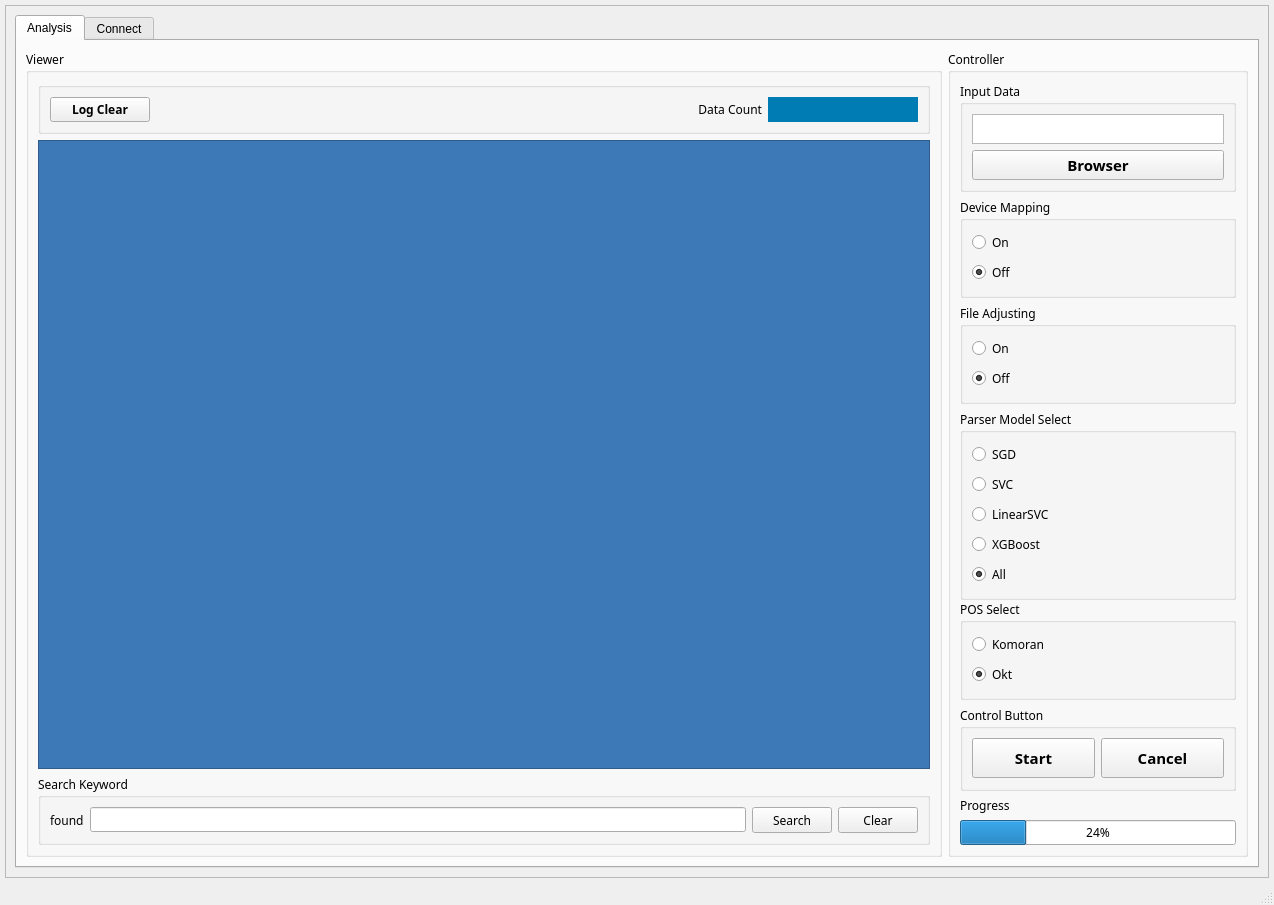
<?xml version="1.0" encoding="UTF-8"?>
<ui version="4.0">
 <class>MainWindow</class>
 <widget class="QMainWindow" name="MainWindow">
  <property name="geometry">
   <rect>
    <x>0</x>
    <y>0</y>
    <width>1274</width>
    <height>905</height>
   </rect>
  </property>
  <property name="windowTitle">
   <string>VOCParser</string>
  </property>
  <property name="windowIcon">
   <iconset>
    <normaloff>main_icon.ico</normaloff>main_icon.ico</iconset>
  </property>
  <widget class="QWidget" name="centralwidget">
   <layout class="QVBoxLayout" name="verticalLayout_9">
    <property name="leftMargin">
     <number>5</number>
    </property>
    <property name="topMargin">
     <number>5</number>
    </property>
    <property name="rightMargin">
     <number>5</number>
    </property>
    <property name="bottomMargin">
     <number>5</number>
    </property>
    <item>
     <widget class="QScrollArea" name="scrollArea">
      <property name="widgetResizable">
       <bool>true</bool>
      </property>
      <widget class="QWidget" name="scrollAreaWidgetContents_3">
       <property name="geometry">
        <rect>
         <x>0</x>
         <y>0</y>
         <width>1262</width>
         <height>852</height>
        </rect>
       </property>
       <layout class="QHBoxLayout" name="horizontalLayout">
        <item>
         <widget class="QTabWidget" name="tabWidget">
          <property name="layoutDirection">
           <enum>Qt::LeftToRight</enum>
          </property>
          <property name="tabPosition">
           <enum>QTabWidget::North</enum>
          </property>
          <property name="tabShape">
           <enum>QTabWidget::Rounded</enum>
          </property>
          <property name="currentIndex">
           <number>0</number>
          </property>
          <widget class="QWidget" name="analysis">
           <attribute name="title">
            <string>Analysis</string>
           </attribute>
           <layout class="QHBoxLayout" name="horizontalLayout_8">
            <item>
             <widget class="QGroupBox" name="groupBox_2">
              <property name="font">
               <font>
                <family>맑은 고딕</family>
               </font>
              </property>
              <property name="title">
               <string>Viewer</string>
              </property>
              <layout class="QVBoxLayout" name="verticalLayout_2">
               <item>
                <widget class="QGroupBox" name="groupBox">
                 <property name="title">
                  <string/>
                 </property>
                 <layout class="QHBoxLayout" name="horizontalLayout_4">
                  <item>
                   <widget class="QPushButton" name="pushButton_clear">
                    <property name="maximumSize">
                     <size>
                      <width>100</width>
                      <height>16777215</height>
                     </size>
                    </property>
                    <property name="font">
                     <font>
                      <pointsize>9</pointsize>
                      <weight>75</weight>
                      <bold>true</bold>
                     </font>
                    </property>
                    <property name="text">
                     <string>Log Clear</string>
                    </property>
                   </widget>
                  </item>
                  <item>
                   <widget class="QLabel" name="label_2">
                    <property name="text">
                     <string>Data Count</string>
                    </property>
                    <property name="alignment">
                     <set>Qt::AlignRight|Qt::AlignTrailing|Qt::AlignVCenter</set>
                    </property>
                   </widget>
                  </item>
                  <item>
                   <widget class="QLabel" name="label_count">
                    <property name="maximumSize">
                     <size>
                      <width>150</width>
                      <height>16777215</height>
                     </size>
                    </property>
                    <property name="styleSheet">
                     <string notr="true">background-color: rgb(0, 124, 181);
color: rgb(255, 255, 255);</string>
                    </property>
                    <property name="text">
                     <string/>
                    </property>
                    <property name="alignment">
                     <set>Qt::AlignCenter</set>
                    </property>
                   </widget>
                  </item>
                 </layout>
                </widget>
               </item>
               <item>
                <widget class="QPlainTextEdit" name="plainTextEdit_print">
                 <property name="styleSheet">
                  <string notr="true">color: rgb(255, 255, 255);
background-color: rgb(60, 121, 182);</string>
                 </property>
                 <property name="readOnly">
                  <bool>true</bool>
                 </property>
                </widget>
               </item>
               <item>
                <widget class="QGroupBox" name="groupBox_5">
                 <property name="minimumSize">
                  <size>
                   <width>0</width>
                   <height>70</height>
                  </size>
                 </property>
                 <property name="title">
                  <string>Search Keyword</string>
                 </property>
                 <layout class="QHBoxLayout" name="horizontalLayout_2">
                  <item>
                   <widget class="QLabel" name="label_found">
                    <property name="maximumSize">
                     <size>
                      <width>100</width>
                      <height>16777215</height>
                     </size>
                    </property>
                    <property name="text">
                     <string>found</string>
                    </property>
                   </widget>
                  </item>
                  <item>
                   <widget class="QLineEdit" name="lineEdit_search">
                    <property name="maximumSize">
                     <size>
                      <width>16777215</width>
                      <height>16777215</height>
                     </size>
                    </property>
                   </widget>
                  </item>
                  <item>
                   <widget class="QPushButton" name="pushButton_search">
                    <property name="maximumSize">
                     <size>
                      <width>100</width>
                      <height>30</height>
                     </size>
                    </property>
                    <property name="text">
                     <string>Search</string>
                    </property>
                   </widget>
                  </item>
                  <item>
                   <widget class="QPushButton" name="pushButton_elase">
                    <property name="maximumSize">
                     <size>
                      <width>100</width>
                      <height>30</height>
                     </size>
                    </property>
                    <property name="text">
                     <string>Clear</string>
                    </property>
                   </widget>
                  </item>
                 </layout>
                </widget>
               </item>
              </layout>
             </widget>
            </item>
            <item>
             <widget class="QGroupBox" name="groupBox_1">
              <property name="enabled">
               <bool>true</bool>
              </property>
              <property name="minimumSize">
               <size>
                <width>281</width>
                <height>561</height>
               </size>
              </property>
              <property name="maximumSize">
               <size>
                <width>300</width>
                <height>16777215</height>
               </size>
              </property>
              <property name="font">
               <font>
                <family>맑은 고딕</family>
               </font>
              </property>
              <property name="title">
               <string>Controller</string>
              </property>
              <layout class="QVBoxLayout" name="verticalLayout">
               <item>
                <widget class="QGroupBox" name="groupBox_9">
                 <property name="maximumSize">
                  <size>
                   <width>16777215</width>
                   <height>110</height>
                  </size>
                 </property>
                 <property name="title">
                  <string>Input Data</string>
                 </property>
                 <layout class="QVBoxLayout" name="verticalLayout_10">
                  <item>
                   <widget class="QTextEdit" name="textEdit_browser">
                    <property name="enabled">
                     <bool>true</bool>
                    </property>
                    <property name="maximumSize">
                     <size>
                      <width>16777215</width>
                      <height>35</height>
                     </size>
                    </property>
                   </widget>
                  </item>
                  <item>
                   <widget class="QPushButton" name="pushButton_browser">
                    <property name="maximumSize">
                     <size>
                      <width>16777215</width>
                      <height>40</height>
                     </size>
                    </property>
                    <property name="font">
                     <font>
                      <family>맑은 고딕</family>
                      <pointsize>11</pointsize>
                      <weight>75</weight>
                      <bold>true</bold>
                     </font>
                    </property>
                    <property name="text">
                     <string>Browser</string>
                    </property>
                   </widget>
                  </item>
                 </layout>
                </widget>
               </item>
               <item>
                <widget class="QGroupBox" name="groupBox_7">
                 <property name="minimumSize">
                  <size>
                   <width>0</width>
                   <height>100</height>
                  </size>
                 </property>
                 <property name="maximumSize">
                  <size>
                   <width>16777215</width>
                   <height>16777215</height>
                  </size>
                 </property>
                 <property name="title">
                  <string>Device Mapping</string>
                 </property>
                 <layout class="QVBoxLayout" name="verticalLayout_5">
                  <item>
                   <widget class="QRadioButton" name="radioButton_mapOn">
                    <property name="text">
                     <string>On</string>
                    </property>
                    <property name="checked">
                     <bool>false</bool>
                    </property>
                   </widget>
                  </item>
                  <item>
                   <widget class="QRadioButton" name="radioButton_mapOff">
                    <property name="text">
                     <string>Off</string>
                    </property>
                    <property name="checked">
                     <bool>true</bool>
                    </property>
                   </widget>
                  </item>
                 </layout>
                </widget>
               </item>
               <item>
                <widget class="QGroupBox" name="groupBox_17">
                 <property name="minimumSize">
                  <size>
                   <width>0</width>
                   <height>100</height>
                  </size>
                 </property>
                 <property name="title">
                  <string>File Adjusting</string>
                 </property>
                 <layout class="QVBoxLayout" name="verticalLayout_7">
                  <item>
                   <widget class="QRadioButton" name="radioButton_OpOn">
                    <property name="text">
                     <string>On</string>
                    </property>
                    <property name="checked">
                     <bool>false</bool>
                    </property>
                   </widget>
                  </item>
                  <item>
                   <widget class="QRadioButton" name="radioButton_OpOff">
                    <property name="text">
                     <string>Off</string>
                    </property>
                    <property name="checked">
                     <bool>true</bool>
                    </property>
                   </widget>
                  </item>
                 </layout>
                </widget>
               </item>
               <item>
                <widget class="QGroupBox" name="groupBox_18">
                 <property name="minimumSize">
                  <size>
                   <width>0</width>
                   <height>190</height>
                  </size>
                 </property>
                 <property name="title">
                  <string>Parser Model Select</string>
                 </property>
                 <layout class="QVBoxLayout" name="verticalLayout_13">
                  <item>
                   <widget class="QRadioButton" name="radioButton_sgd">
                    <property name="text">
                     <string>SGD</string>
                    </property>
                   </widget>
                  </item>
                  <item>
                   <widget class="QRadioButton" name="radioButton_svc">
                    <property name="text">
                     <string>SVC</string>
                    </property>
                   </widget>
                  </item>
                  <item>
                   <widget class="QRadioButton" name="radioButton_linear">
                    <property name="text">
                     <string>LinearSVC</string>
                    </property>
                   </widget>
                  </item>
                  <item>
                   <widget class="QRadioButton" name="radioButton_xgboost">
                    <property name="text">
                     <string>XGBoost</string>
                    </property>
                   </widget>
                  </item>
                  <item>
                   <widget class="QRadioButton" name="radioButton_all">
                    <property name="text">
                     <string>All</string>
                    </property>
                    <property name="checked">
                     <bool>true</bool>
                    </property>
                   </widget>
                  </item>
                 </layout>
                </widget>
               </item>
               <item>
                <widget class="QGroupBox" name="groupBox_8">
                 <property name="minimumSize">
                  <size>
                   <width>0</width>
                   <height>100</height>
                  </size>
                 </property>
                 <property name="maximumSize">
                  <size>
                   <width>16777215</width>
                   <height>16777215</height>
                  </size>
                 </property>
                 <property name="title">
                  <string>POS Select</string>
                 </property>
                 <layout class="QVBoxLayout" name="verticalLayout_12">
                  <item>
                   <widget class="QRadioButton" name="radioButton_komoran">
                    <property name="text">
                     <string>Komoran</string>
                    </property>
                    <property name="checked">
                     <bool>false</bool>
                    </property>
                   </widget>
                  </item>
                  <item>
                   <widget class="QRadioButton" name="radioButton_okt">
                    <property name="cursor">
                     <cursorShape>UpArrowCursor</cursorShape>
                    </property>
                    <property name="text">
                     <string>Okt</string>
                    </property>
                    <property name="checked">
                     <bool>true</bool>
                    </property>
                   </widget>
                  </item>
                 </layout>
                </widget>
               </item>
               <item>
                <widget class="QGroupBox" name="groupBox_6">
                 <property name="minimumSize">
                  <size>
                   <width>0</width>
                   <height>85</height>
                  </size>
                 </property>
                 <property name="title">
                  <string>Control Button</string>
                 </property>
                 <layout class="QHBoxLayout" name="horizontalLayout_3">
                  <item>
                   <widget class="QPushButton" name="pushButton_start">
                    <property name="maximumSize">
                     <size>
                      <width>16777215</width>
                      <height>40</height>
                     </size>
                    </property>
                    <property name="font">
                     <font>
                      <family>맑은 고딕</family>
                      <pointsize>11</pointsize>
                      <weight>75</weight>
                      <bold>true</bold>
                     </font>
                    </property>
                    <property name="autoFillBackground">
                     <bool>true</bool>
                    </property>
                    <property name="styleSheet">
                     <string notr="true"/>
                    </property>
                    <property name="text">
                     <string>Start</string>
                    </property>
                   </widget>
                  </item>
                  <item>
                   <widget class="QPushButton" name="pushButton_cancel">
                    <property name="maximumSize">
                     <size>
                      <width>16777215</width>
                      <height>40</height>
                     </size>
                    </property>
                    <property name="font">
                     <font>
                      <family>맑은 고딕</family>
                      <pointsize>11</pointsize>
                      <weight>75</weight>
                      <bold>true</bold>
                     </font>
                    </property>
                    <property name="styleSheet">
                     <string notr="true"/>
                    </property>
                    <property name="text">
                     <string>Cancel</string>
                    </property>
                   </widget>
                  </item>
                 </layout>
                </widget>
               </item>
               <item>
                <widget class="QLabel" name="label_progress">
                 <property name="maximumSize">
                  <size>
                   <width>16777215</width>
                   <height>20</height>
                  </size>
                 </property>
                 <property name="text">
                  <string>Progress</string>
                 </property>
                </widget>
               </item>
               <item>
                <widget class="QProgressBar" name="progressBar">
                 <property name="enabled">
                  <bool>true</bool>
                 </property>
                 <property name="value">
                  <number>24</number>
                 </property>
                </widget>
               </item>
              </layout>
             </widget>
            </item>
           </layout>
          </widget>
          <widget class="QWidget" name="connect">
           <attribute name="title">
            <string>Connect</string>
           </attribute>
           <layout class="QHBoxLayout" name="horizontalLayout_6">
            <item>
             <widget class="QGroupBox" name="groupBox_3">
              <property name="font">
               <font>
                <family>맑은 고딕</family>
               </font>
              </property>
              <property name="title">
               <string>Viewer</string>
              </property>
              <layout class="QVBoxLayout" name="verticalLayout_3">
               <item>
                <widget class="QGroupBox" name="groupBox_4">
                 <property name="layoutDirection">
                  <enum>Qt::LeftToRight</enum>
                 </property>
                 <property name="title">
                  <string/>
                 </property>
                 <layout class="QHBoxLayout" name="horizontalLayout_5">
                  <item>
                   <widget class="QPushButton" name="pushButton_clear_2">
                    <property name="maximumSize">
                     <size>
                      <width>100</width>
                      <height>16777215</height>
                     </size>
                    </property>
                    <property name="font">
                     <font>
                      <pointsize>9</pointsize>
                      <weight>75</weight>
                      <bold>true</bold>
                     </font>
                    </property>
                    <property name="text">
                     <string>Log Clear</string>
                    </property>
                   </widget>
                  </item>
                  <item>
                   <widget class="QLabel" name="label_3">
                    <property name="text">
                     <string>DB Count</string>
                    </property>
                    <property name="alignment">
                     <set>Qt::AlignRight|Qt::AlignTrailing|Qt::AlignVCenter</set>
                    </property>
                   </widget>
                  </item>
                  <item>
                   <widget class="QLabel" name="label_count_2">
                    <property name="maximumSize">
                     <size>
                      <width>150</width>
                      <height>16777215</height>
                     </size>
                    </property>
                    <property name="styleSheet">
                     <string notr="true">background-color: rgb(0, 124, 181);
color: rgb(255, 255, 255);</string>
                    </property>
                    <property name="text">
                     <string/>
                    </property>
                    <property name="alignment">
                     <set>Qt::AlignCenter</set>
                    </property>
                   </widget>
                  </item>
                 </layout>
                </widget>
               </item>
               <item>
                <widget class="QPlainTextEdit" name="plainTextEdit_print_2">
                 <property name="styleSheet">
                  <string notr="true">color: rgb(255, 255, 255);
background-color: rgb(60, 120, 180);</string>
                 </property>
                 <property name="readOnly">
                  <bool>true</bool>
                 </property>
                </widget>
               </item>
              </layout>
             </widget>
            </item>
            <item>
             <widget class="QGroupBox" name="groupBox_10">
              <property name="enabled">
               <bool>true</bool>
              </property>
              <property name="minimumSize">
               <size>
                <width>281</width>
                <height>561</height>
               </size>
              </property>
              <property name="maximumSize">
               <size>
                <width>300</width>
                <height>16777215</height>
               </size>
              </property>
              <property name="font">
               <font>
                <family>맑은 고딕</family>
               </font>
              </property>
              <property name="title">
               <string>Controller</string>
              </property>
              <layout class="QVBoxLayout" name="verticalLayout_8">
               <item>
                <widget class="QGroupBox" name="groupBox_14">
                 <property name="maximumSize">
                  <size>
                   <width>16777215</width>
                   <height>110</height>
                  </size>
                 </property>
                 <property name="title">
                  <string>Update Data</string>
                 </property>
                 <layout class="QVBoxLayout" name="verticalLayout_11">
                  <item>
                   <widget class="QTextEdit" name="textEdit_browser_2">
                    <property name="enabled">
                     <bool>true</bool>
                    </property>
                    <property name="maximumSize">
                     <size>
                      <width>16777215</width>
                      <height>35</height>
                     </size>
                    </property>
                   </widget>
                  </item>
                  <item>
                   <widget class="QPushButton" name="pushButton_browser_2">
                    <property name="maximumSize">
                     <size>
                      <width>16777215</width>
                      <height>40</height>
                     </size>
                    </property>
                    <property name="font">
                     <font>
                      <family>맑은 고딕</family>
                      <pointsize>11</pointsize>
                      <weight>75</weight>
                      <bold>true</bold>
                     </font>
                    </property>
                    <property name="text">
                     <string>Browser</string>
                    </property>
                   </widget>
                  </item>
                 </layout>
                </widget>
               </item>
               <item>
                <widget class="QGroupBox" name="groupBox_11">
                 <property name="title">
                  <string>DB Host Info</string>
                 </property>
                 <layout class="QVBoxLayout" name="verticalLayout_4">
                  <item>
                   <widget class="QGroupBox" name="groupBox_15">
                    <property name="maximumSize">
                     <size>
                      <width>16777215</width>
                      <height>50</height>
                     </size>
                    </property>
                    <property name="styleSheet">
                     <string notr="true">background-color: rgb(0, 124, 181);
color: rgb(255, 255, 255);</string>
                    </property>
                    <property name="title">
                     <string/>
                    </property>
                    <property name="alignment">
                     <set>Qt::AlignLeading|Qt::AlignLeft|Qt::AlignVCenter</set>
                    </property>
                    <layout class="QHBoxLayout" name="horizontalLayout_9">
                     <item>
                      <widget class="QCheckBox" name="checkBox_enabled_2">
                       <property name="font">
                        <font>
                         <family>맑은 고딕</family>
                         <pointsize>9</pointsize>
                        </font>
                       </property>
                       <property name="text">
                        <string>Account save</string>
                       </property>
                       <property name="checked">
                        <bool>false</bool>
                       </property>
                      </widget>
                     </item>
                     <item>
                      <widget class="QCheckBox" name="checkBox_enabled_3">
                       <property name="text">
                        <string>Account load</string>
                       </property>
                      </widget>
                     </item>
                    </layout>
                   </widget>
                  </item>
                  <item>
                   <widget class="QLabel" name="label_address">
                    <property name="maximumSize">
                     <size>
                      <width>16777215</width>
                      <height>20</height>
                     </size>
                    </property>
                    <property name="text">
                     <string>DB Host Address</string>
                    </property>
                   </widget>
                  </item>
                  <item>
                   <widget class="QLineEdit" name="lineEdit_address"/>
                  </item>
                  <item>
                   <widget class="QLabel" name="label_port">
                    <property name="maximumSize">
                     <size>
                      <width>16777215</width>
                      <height>20</height>
                     </size>
                    </property>
                    <property name="text">
                     <string>DB Host Port</string>
                    </property>
                   </widget>
                  </item>
                  <item>
                   <widget class="QLineEdit" name="lineEdit_port">
                    <property name="enabled">
                     <bool>true</bool>
                    </property>
                   </widget>
                  </item>
                  <item>
                   <widget class="QLabel" name="label_id">
                    <property name="maximumSize">
                     <size>
                      <width>16777215</width>
                      <height>20</height>
                     </size>
                    </property>
                    <property name="text">
                     <string>Account Id</string>
                    </property>
                   </widget>
                  </item>
                  <item>
                   <widget class="QLineEdit" name="lineEdit_id">
                    <property name="enabled">
                     <bool>true</bool>
                    </property>
                   </widget>
                  </item>
                  <item>
                   <widget class="QLabel" name="label_password">
                    <property name="maximumSize">
                     <size>
                      <width>16777215</width>
                      <height>20</height>
                     </size>
                    </property>
                    <property name="text">
                     <string>Account Password</string>
                    </property>
                   </widget>
                  </item>
                  <item>
                   <widget class="QLineEdit" name="lineEdit_pw">
                    <property name="enabled">
                     <bool>true</bool>
                    </property>
                   </widget>
                  </item>
                 </layout>
                </widget>
               </item>
               <item>
                <widget class="QGroupBox" name="groupBox_12">
                 <property name="maximumSize">
                  <size>
                   <width>16777215</width>
                   <height>16777215</height>
                  </size>
                 </property>
                 <property name="title">
                  <string>Command Type</string>
                 </property>
                 <layout class="QVBoxLayout" name="verticalLayout_6">
                  <item>
                   <widget class="QRadioButton" name="radioButton_upload">
                    <property name="text">
                     <string>Upload</string>
                    </property>
                    <property name="checked">
                     <bool>true</bool>
                    </property>
                   </widget>
                  </item>
                  <item>
                   <widget class="QRadioButton" name="radioButton_drop">
                    <property name="text">
                     <string>Drop</string>
                    </property>
                   </widget>
                  </item>
                 </layout>
                </widget>
               </item>
               <item>
                <widget class="QGroupBox" name="groupBox_13">
                 <property name="title">
                  <string>Control Button</string>
                 </property>
                 <layout class="QHBoxLayout" name="horizontalLayout_7">
                  <item>
                   <widget class="QPushButton" name="pushButton_commit">
                    <property name="maximumSize">
                     <size>
                      <width>16777215</width>
                      <height>40</height>
                     </size>
                    </property>
                    <property name="font">
                     <font>
                      <family>맑은 고딕</family>
                      <pointsize>11</pointsize>
                      <weight>75</weight>
                      <bold>true</bold>
                     </font>
                    </property>
                    <property name="autoFillBackground">
                     <bool>true</bool>
                    </property>
                    <property name="styleSheet">
                     <string notr="true"/>
                    </property>
                    <property name="text">
                     <string>Commit</string>
                    </property>
                   </widget>
                  </item>
                  <item>
                   <widget class="QPushButton" name="pushButton_stop">
                    <property name="enabled">
                     <bool>true</bool>
                    </property>
                    <property name="maximumSize">
                     <size>
                      <width>16777215</width>
                      <height>40</height>
                     </size>
                    </property>
                    <property name="font">
                     <font>
                      <pointsize>11</pointsize>
                      <weight>75</weight>
                      <bold>true</bold>
                     </font>
                    </property>
                    <property name="text">
                     <string>Stop</string>
                    </property>
                   </widget>
                  </item>
                 </layout>
                </widget>
               </item>
              </layout>
             </widget>
            </item>
           </layout>
          </widget>
         </widget>
        </item>
       </layout>
      </widget>
     </widget>
    </item>
   </layout>
  </widget>
  <widget class="QMenuBar" name="menubar">
   <property name="geometry">
    <rect>
     <x>0</x>
     <y>0</y>
     <width>1274</width>
     <height>21</height>
    </rect>
   </property>
  </widget>
  <widget class="QStatusBar" name="statusbar"/>
 </widget>
 <resources/>
 <connections/>
</ui>
